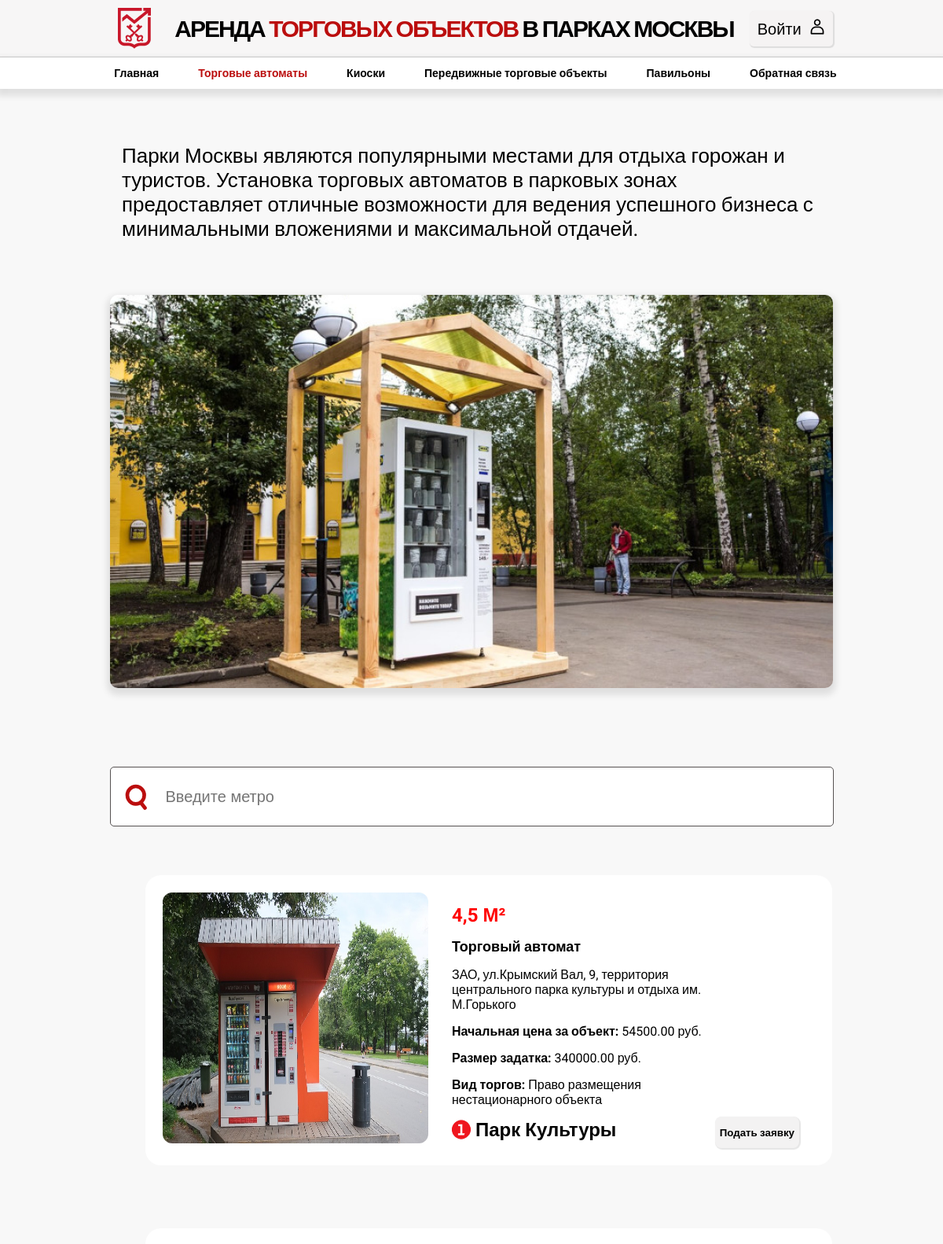
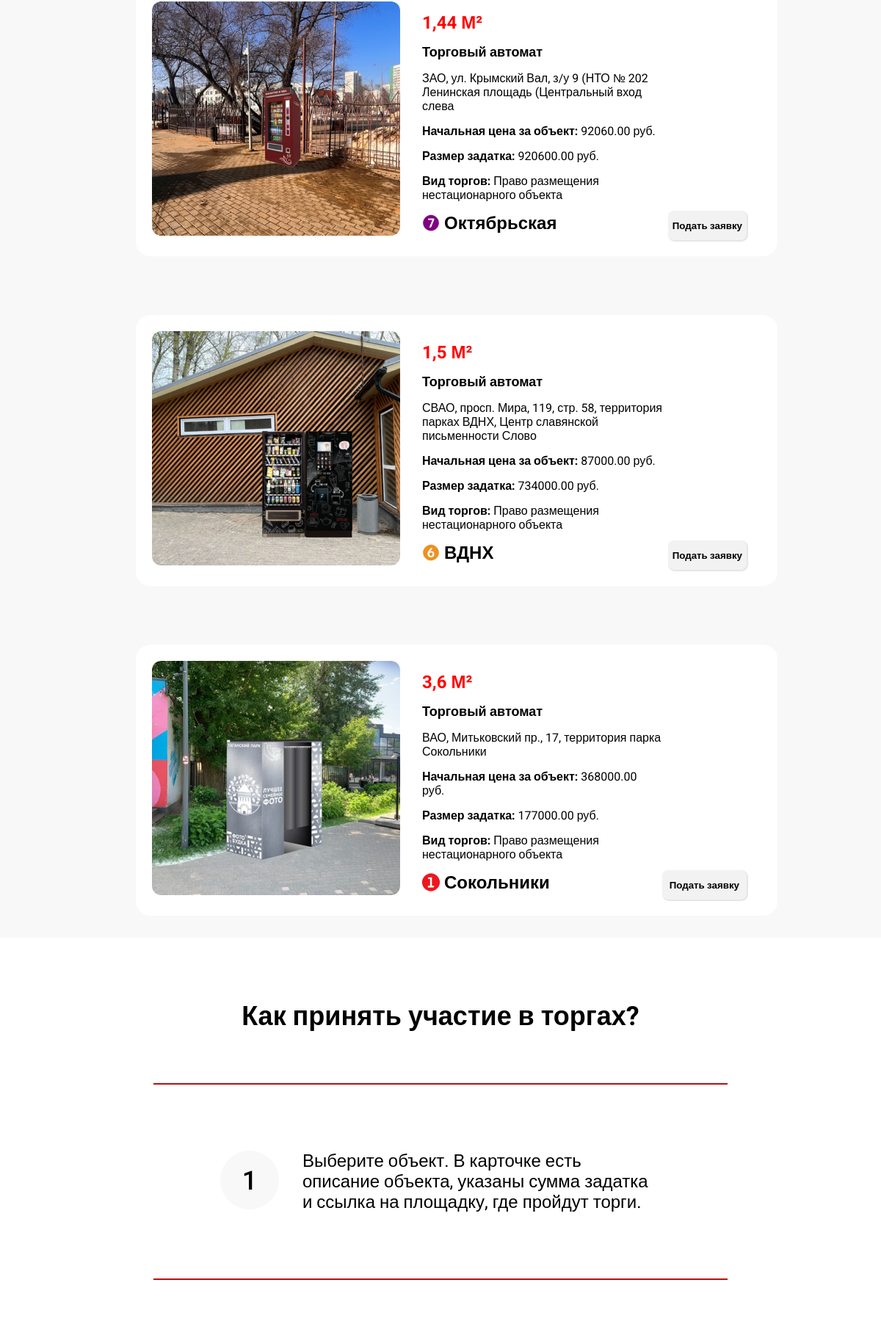
Page /TorgovieAvtomati.php (upper part) on the committed database (2 pictures, top to bottom).
### tables this page shows
CREATE TABLE IF NOT EXISTS `torgovye_avtomaty` (
  `id` int NOT NULL AUTO_INCREMENT,
  `tip_objekta_id` varchar(255) DEFAULT NULL,
  `ploshchad_objekta` varchar(100) NOT NULL,
  `stanciya_metro_id` varchar(255) DEFAULT NULL,
  `adres` varchar(255) NOT NULL,
  `nachalnaya_cena` decimal(65,2) DEFAULT NULL,
  `razmer_zadatka` decimal(65,2) NOT NULL,
  `vid_torgov_id` varchar(255) DEFAULT NULL,
  `image_metro_line_id` varchar(255) DEFAULT NULL,
  `foto_objekta` varchar(255) NOT NULL,
  PRIMARY KEY (`id`),
  KEY `image_metro_line_id` (`image_metro_line_id`),
  KEY `stanciya_metro_id` (`stanciya_metro_id`),
  KEY `tip_objekta_id` (`tip_objekta_id`),
  KEY `vid_torgov_id` (`vid_torgov_id`)
);

### TorgovieAvtomati.php (the view, shortened to what this page needs)
<?php
include('include/submit_application.php');
?>
<!DOCTYPE html>
<html lang="ru">
<head>
    <link rel="stylesheet" href="css/style.css">
</head>
<body>
    <nav>
        <div class="nav-logo">
            <img src="img/Gerb.png" style="margin-right: 20px" alt="Эмблема">
            <h1>
                АРЕНДА <font color="BB0E0E"> ТОРГОВЫХ ОБЪЕКТОВ</font> В ПАРКАХ МОСКВЫ
            </h1>
            <?php if (isset($_SESSION['username'])): ?>
            <div class="exit-login"><b>Привет</b>, <font color="#BB0E0E">
                    <?php echo htmlspecialchars($_SESSION['username']); ?></font>!</div>
            <a href="include/logout.php"><img src="img/exit.png" style="margin-left: 15px; width:19px; height:19px"></a>
            <?php else: ?>
            <button id="btn-nav-logo">Войти<img src="img/login.png" style="padding-left: 10px;" alt="login"></button>
            <?php endif; ?>
        </div>
        <?php
        $current_page = basename($_SERVER['PHP_SELF']);
        ?>
        <div class="navbar">
    <li class="<?php if ($current_page == 'index1.php') echo 'active'; ?>"><a href="index1.php">Главная</a></li>
    <li class="<?php if ($current_page == 'TorgovieAvtomati.php') echo 'active'; ?>"><a href="TorgovieAvtomati.php">Торговые автоматы</a></li>
    <li class="<?php if ($current_page == 'kioski.php') echo 'active'; ?>"><a href="kioski.php">Киоски</a></li>
    <li class="<?php if ($current_page == 'peredvijnie.php') echo 'active'; ?>"><a href="peredvijnie.php">Передвижные торговые объекты</a></li>
    <li class="<?php if ($current_page == 'paviloni.php') echo 'active'; ?>"><a href="paviloni.php">Павильоны</a></li>
    <li id="callback-button">Обратная связь</li>
</div>
    </nav>
    <header>
        <div class="main-text">
            <span>Парки Москвы являются популярными местами для отдыха горожан и туристов. Установка
                торговых автоматов в парковых зонах предоставляет отличные возможности для ведения успешного бизнеса с
                минимальными вложениями и максимальной отдачей.</span>
        </div>
        <img class="img-header" src="img/vending_parks.jpg" alt="Торговый Автомат"
            style="margin: 60px auto 0px auto; display:block">
        <input type="text" id="myInput" onkeyup="myFunction()" placeholder="Введите метро">
                <?php
     $sql = "SELECT *
     FROM torgovye_avtomaty";
            $result = $link->query($sql);
            while ($row = $result->fetch_assoc())
            {
             echo '
         <div class="cards-container">
            <div class="vending_machine-container">
             <img src='.$row['foto_objekta'].' width="338px" height="319px">
                                 <span class="cards-container-db">
                                     <li><b>
                                             <font color="red" size="5px"> '.$row['ploshchad_objekta'].'</font>
                                         </b></li>
                                     <li>
                                         <font size="4px"><b>'.$row['tip_objekta_id'].'</b></font>
                                     </li>
                                     <li>'.$row['adres'].'</li>
                                     <li><b>Начальная цена за объект: </b>'.$row['nachalnaya_cena'].' руб.</li>
                                     <li><b>Размер задатка: </b>'.$row['razmer_zadatka'].' руб.</li>
                                     <li><b>Вид торгов: </b>'.$row['vid_torgov_id'].'</li>
                                     <li><img src='.$row['image_metro_line_id'].'></li>
                                        <li id="metro"> <font size="5em"><b>'.$row['stanciya_metro_id'].'</b></font></li>
                                 </span>
                                 <input class="open-modal" type="button" value="Подать заявку" data-id="' . $row['id'] . '" data-type="' . $row['tip_objekta_id'] . '">
                                 </div>
                             </div>
                          ';
            }
       ?>
    </header>
    <main>
        <div class="main-info">
            <h2>Как принять участие в торгах?</h2>
            <br>
            <hr color="#BB0E0E" width="780px">
            <li><img src="img/Frame 3.png" alt="1"> Выберите объект. В карточке есть описание объекта,
                указаны сумма задатка и ссылка на площадку, где пройдут торги.</li>
            <hr color="#BB0E0E" width="780px">
            <li><img src="img/Frame 4.png" alt="2">
            </li>
        </div>
    </main>
</body>
</html>

### css/style.css (style rules this page uses)
body { font-family: 'Roboto', sans-serif; margin: auto; min-width: 1098px; overflow-x: hidden; }
nav { margin: auto; position: sticky; top: 0; }
.nav-logo { font-size: 20px; height: 72px; background-color: #f7f6f6; display: flex; align-items: center; justify-content: center; letter-spacing: -2px; border-bottom: 1px solid rgb(206, 206, 206); }
#btn-nav-logo { border: none; background-color: #f5f3f3; border-radius: 5px; padding: 10px; font-size: 20px; margin-left: 20px; cursor: pointer; box-shadow: 1px 1px 1px 1px rgba(0, 0, 0, 0.1); }
.navbar { display: flex; justify-content: center; align-items: center; list-style-type: none; font-size: 14px; font-weight: 700; font-style: normal; background-color: white; box-shadow: 0px 5px 8px 4px rgba(0, 0, 0, 0.1); height: 40px; padding-left: 60px; }
.navbar a { text-decoration: none; color: black; }
.navbar li.active a { color: #BB0E0E; }
.navbar li { margin-right: 50px; cursor: pointer; }
header { background-color: #F8F8F8; }
.img-header { border-radius: 10px; box-shadow: 0px 5px 8px 4px rgba(0, 0, 0, 0.1); }
.main-info { display: flex; align-items: center; flex-direction: column; font-size: 24px; padding-top: 56px; list-style: none; font-weight: 400; font-style: normal; }
.main-info li { padding: 78px; width: 600px; }
.main-info img { float: left; padding-right: 32px; }
.main-text { font-weight: 400; font-style: normal; text-align: left; font-size: 24px; width: 890px; margin: auto; margin-top: 60px; padding-bottom: 8px; }
.main-text { width: 890px; margin: auto; padding-top: 70px; }
.main-text span { font-weight: 400; font-style: normal; font-size: 26px; }
#myInput { background-image: url('/css/img/icon\ _search_.svg'); background-repeat: no-repeat; background-position: 18px; margin: auto; display: flex; justify-content: center; margin-top: 100px; width: 829px; height: 50px; border: 1px solid #565252; border-radius: 5px; background-color: #fff; padding: 12px 20px 12px 70px; margin-bottom: 12px; font-size: 20px; }
.cards-container { display: flex; flex-direction: column; width: 830px; margin: auto; }
.cards-container img { border-radius: 12px; float: left; }
.cards-container div { width: 830px; border-radius: 20px; margin-bottom: 30px; background-color: #fff; padding: 22px; display: flex; margin-top: 50px; }
.cards-container li:last-child { margin-left: 30px; }
.cards-container-db { flex-direction: column; margin-left: 30px; align-items: center; }
.cards-container-db li { list-style: none; margin-top: 15px; }
.open-modal { height: 40px; border: none; font-family: 'Roboto', sans-serif; cursor: pointer; margin-top: 285px; margin-right: 20px; font-family: 14px; width: 150px; font-weight: 800; box-shadow: 1px 1px 1px 1px rgba(0, 0, 0, 0.1); border-radius: 8px; background-color: #f3f2f2; }

### rows in the picture
torgovye_avtomaty: foto_objekta (picture), ploshchad_objekta "4,5 М²", tip_objekta "Торговый автомат", adres "ЗАО, ул.Крымский Вал, 9, территория центрального парка культуры и отдыха им. М.Горького", nachalnaya_cena "54500.00", razmer_zadatka "340000.00", vid_torgov "Право размещения нестационарного объекта", image_metro_line (picture), stanciya_metro "Парк Культуры"
torgovye_avtomaty: foto_objekta (picture), ploshchad_objekta "1,44 М²", tip_objekta "Торговый автомат", adres "ЗАО, ул. Крымский Вал, з/у 9 (НТО № 202 Ленинская площадь (Центральный вход слева", nachalnaya_cena "92060.00", razmer_zadatka "920600.00", vid_torgov "Право размещения нестационарного объекта", image_metro_line (picture), stanciya_metro "Октябрьская"
torgovye_avtomaty: foto_objekta (picture), ploshchad_objekta "1,5 М²", tip_objekta "Торговый автомат", adres "СВАО, просп. Мира, 119, стр. 58, территория парках ВДНХ, Центр славянской письменности Слово", nachalnaya_cena "87000.00", razmer_zadatka "734000.00", vid_torgov "Право размещения нестационарного объекта", image_metro_line (picture), stanciya_metro "ВДНХ"
torgovye_avtomaty: foto_objekta (picture), ploshchad_objekta "3,6 М²", tip_objekta "Торговый автомат", adres "ВАО, Митьковский пр., 17, территория парка Сокольники", nachalnaya_cena "368000.00", razmer_zadatka "177000.00", vid_torgov "Право размещения нестационарного объекта", image_metro_line (picture), stanciya_metro "Сокольники"
